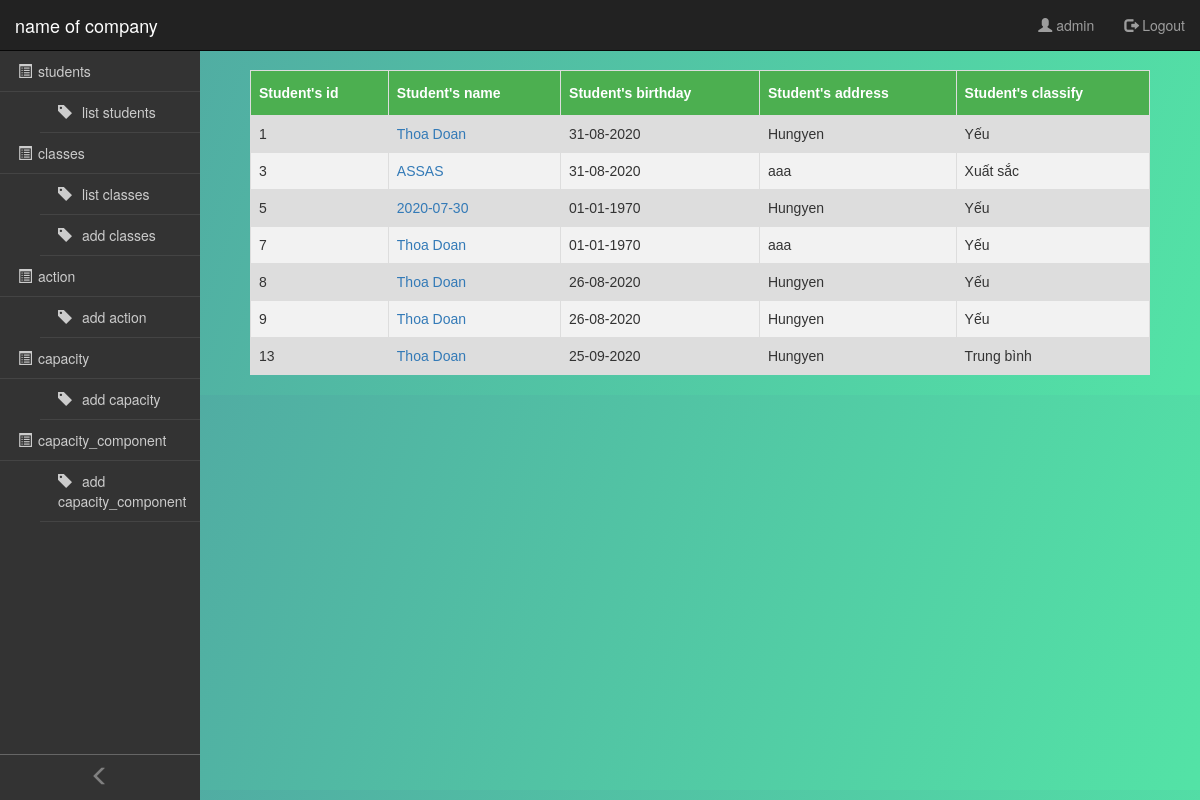
Screenshot of /?controller=classes&action=detail&id=3 (signed in) with the database file from the repository.
### tables this page shows
CREATE TABLE `student`  (
  `student_id` int(11) UNSIGNED NOT NULL AUTO_INCREMENT,
  `student_class_id` int(11) NOT NULL,
  `student_name` varchar(255) NULL DEFAULT NULL,
  `student_address` varchar(255) NULL DEFAULT NULL,
  `student_birthday` date NULL DEFAULT NULL,
  PRIMARY KEY USING BTREE (`student_id`, `student_class_id`),
  INDEX `student_id` USING BTREE(`student_id`),
  INDEX `student_class_id` USING BTREE(`student_class_id`)
);

### controllers/classes_controller.php (called while the page is built, shortened)
<?php
require_once('logic/student_logic.php');
class ClassesController extends BaseController
{
    public function detail() {
        $id = $_GET['id'] ? $_GET['id'] : 0;
        $studentLogic = new StudentLogic();
        if($id != 0) {
           $listStudent = $studentLogic->getAllStudentByClassId($id);
        }
        $data = array (
            "listStudent" => $listStudent
        );
        $this->render('detail', $data);
    }
}

### routes.php (called while the page is built, shortened)
<?php
$controller = new $klass;
$controller->$action();

### index.php (called while the page is built, shortened)
<?php
require_once('routes.php');

### logic/student_logic.php (called while the page is built, shortened)
<?php
    require_once('model/student.php');
    require_once('entities/student.php');
    class StudentLogic {
        public function getAllStudentByClassId($id) {
            $listStudents = [];
            try {
                $mStudent = new MStudent();
                $listStudents = $mStudent->getListStudentInfoByClass($id);
            } catch(PDOException $e) {
                throw $e;
            }
            return $listStudents;
        }
    }

### model/base_model.php (called while the page is built, shortened)
<?php
    class BaseModel {
        private $instance = NULl;
        public function openConnection() {
            if (!isset($this->instance)) {
                try {
                  $this->instance = new PDO('mysql:host=localhost;dbname=inout', "root", "0000");
                  $this->instance->exec("SET NAMES 'utf8'");
                } catch (PDOException $ex) {
                  die($ex->getMessage());
                }
              }
              return $this->instance;
        }
    }

### model/student.php (called while the page is built, shortened)
<?php
    include_once('entities/student_info.php');
    include_once('model/base_model.php');
    class MStudent extends BaseModel {
        public function getListStudentInfoByClass($class_id) {
            $listStudentInfo = [];
            $sql = "SELECT s.student_id, s.student_name, s.student_birthday, s.student_address, s.student_class_id, c.class_name, SUM(sa.action_point) as student_point
            FROM `student` as s
            LEFT JOIN class as c ON s.student_class_id = c.class_id
            LEFT JOIN student_action as sa ON s.student_id = sa.student_id
            WHERE s.student_class_id = ?
            GROUP BY s.student_id";
            $req = parent::openConnection()->prepare($sql);
            $req->execute(array($class_id));
            while($item = $req->fetch()) {
                $listStudentInfo[]= new StudentInfo($item['student_id'], $item['student_class_id'], $item['student_name'], $item['student_birthday'], $item['student_address'],  $item['class_name'],  $item['student_point']);
            }
            return $listStudentInfo;
        }
    }

### entities/student_info.php (called while the page is built, shortened)
<?php
    class StudentInfo {
        public function __construct($student_id, $student_class_id, $student_name,  $student_birthday, $student_address, $student_class_name, $student_point)
        {
            $this->student_id = $student_id;
            $this->student_name = $student_name;
            $this->student_birthday = $student_birthday;
            $this->student_address = $student_address;
            $this->student_point = $student_point;
        }
    }
?>

### common/common.php (called while the page is built, shortened)
<?php
function ratings($point, $amount)
{
    $rating = "";
    if ($point >= 4.5 * $amount) {
        $rating = XUAT_SAC;
    } else if ($point >= 3.5 * $amount) {
        $rating = GIOI;
    } else if ($point >= 2.5 * $amount) {
        $rating = KHA;
    } else if ($point >= 1.5 * $amount) {
        $rating = TRUNG_BINH;
    } else {
        $rating = YEU;
    }
    return $rating;
}
function formatDateTime($datetime, $format)
{
    $old_date = date($datetime);
    $old_date_timestamp = strtotime($old_date);
    $new_date = date($format, $old_date_timestamp);
    return  $new_date;
}

### views/classes/detail.php (the view)
        <?php
        require_once("common/common.php");
        if (empty($listStudent)) {
            echo "<div class='no-data'>No have data</div>";
        } else {
            echo "<table class='list-student-info'>
            <thead>
                <tr>
                    <th>Student's id</th>
                    <th>Student's name</th>
                    <th>Student's birthday</th>
                    <th>Student's address</th>
                    <th>Student's classify</th>
                </tr>
            </thead>
            <tbody>";
            foreach ($listStudent as $student) {
                echo "<tr>";
                echo "<td>" . $student->student_id . "</td>";
                echo "<td><a href='?controller=students&action=detail&id=" . $student->student_id . "'> " . $student->student_name . "</td>";
                echo "<td>" . formatDateTime($student->student_birthday,'d-m-Y') . "</td>";
                echo "<td>" . $student->student_address . "</td>";
                echo "<td>" . ratings($student->student_point, 19) . "</td>";
                echo "</tr>";
            }
        }
        ?>
    </tbody>
</table>

### assets/css/style.css (style rules this page uses)
body { margin: 0 auto; background: -webkit-linear-gradient(top left, #50a3a2 0%, #53e3a6 100%); }
table { width: 100%; border-collapse: collapse; }
table tr, table th, table td { border: 1px solid #000; }
.list-student-info { font-family: "Trebuchet MS", Arial, Helvetica, sans-serif; border-collapse: collapse; width: 100%; }
.list-student-info td, .list-student-info th { border: 1px solid #ddd; padding: 8px; }
.list-student-info tr:nth-child(even) { background-color: #f2f2f2; }
.list-student-info tr:nth-child(odd) { background-color: #ddd; }
.list-student-info th { padding-top: 12px; padding-bottom: 12px; text-align: left; background-color: #4CAF50; color: white; }
td a { text-decoration: none; }
a { text-decoration: none; }

### rows the page displays
student: student "1", student_name "Thoa Doan", student_birthday "31-08-2020", student_address "Hungyen", student_point "Yếu"
student: student "3", student_name "ASSAS", student_birthday "31-08-2020", student_address "aaa", student_point "Xuất sắc"
student: student "5", student_name "2020-07-30", student_birthday "01-01-1970", student_address "Hungyen", student_point "Yếu"
student: student "7", student_name "Thoa Doan", student_birthday "01-01-1970", student_address "aaa", student_point "Yếu"
student: student "8", student_name "Thoa Doan", student_birthday "26-08-2020", student_address "Hungyen", student_point "Yếu"
student: student "9", student_name "Thoa Doan", student_birthday "26-08-2020", student_address "Hungyen", student_point "Yếu"
student: student "13", student_name "Thoa Doan", student_birthday "25-09-2020", student_address "Hungyen", student_point "Trung bình"

### other values shown
$_SESSION['username'] "admin"
$key "students"
$item "list"
$key "classes"
$item "add"
$key "action"
$key "capacity"
$key "capacity_component"
